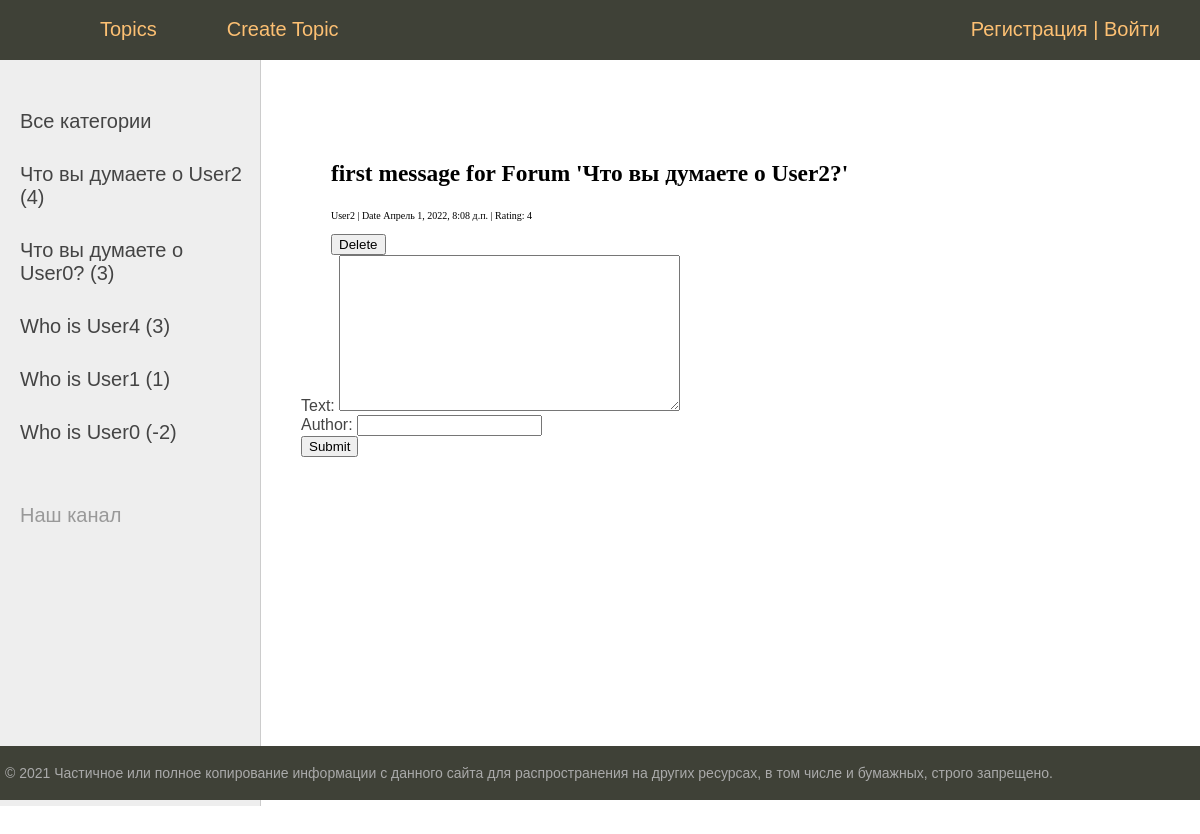
Page /topic/9/ on the committed database.
### forum/models.py (models this page shows, shortened)
class Forum(models.Model):
    title = models.CharField("Название", max_length=256)
    url = models.SlugField('URL', max_length=24, unique=True)
    category = models.ForeignKey(Category, on_delete=models.PROTECT)
    author = models.ForeignKey(User, on_delete=models.SET_DEFAULT, default="deleted", verbose_name='Создатель')
    create_date = models.DateTimeField("Дата создания", auto_now_add=True)
    is_published = models.BooleanField("Опубликовано", default=False)
    custom = ForumManager()
    objects = models.Manager()
    def get_absolute_url(self):
            return reverse('forum:topic', kwargs={'pk': self.pk})
    class Meta:
        ordering = ['title']
        verbose_name = "Форум"
        verbose_name_plural = "Форумы"

### forum/views.py (the view)
# urls.py: path('topic/<int:pk>/', Topic_View, name='topic'),
def Topic_View(request, pk):
    if request.method == 'POST':
        form = MessageForm(request.POST)
        if form.is_valid():
            forum = get_object_or_404(Forum, pk=pk)
            message_text = form.cleaned_data['text']
            author_name = form.cleaned_data['author']
            message_author = get_object_or_404(User, username=author_name)
            Message.objects.create(author=message_author, text=message_text, forum=forum)
            return HttpResponseRedirect(reverse('forum:topic', kwargs={'pk': pk}))
    else:
        form = MessageForm()
        msgs = Forum.custom.get_messages_with_rating(pk)
    return render(request, 'forum/topic.html', {'form': form, 'messages': msgs, 'pk':pk})

### forum/forms.py
class MessageForm(forms.Form):
    text = forms.CharField(widget=forms.Textarea)
    author = forms.CharField()

### account/templatetags/account_tags.py (called while the page is built)
@register.inclusion_tag('account/templatetags/account_panel.html')
def get_account_panel(user=None):
    return {'user': user}

### forum/models.py (called while the page is built)
    def get_messages_with_rating(self, pk):
        msgs = self.filter(pk=pk).values('message', 'message__text', "message__author__username",'message__create_date', 'message__is_head', 'id').annotate(rating=Sum("message__messagerating__mark"))
        return msgs

### forum/templatetags/forum_tags.py (called while the page is built)
@register.simple_tag(name='menu')
def get_menu():
    menu = [
        {'title': 'Topics', 'url_name': 'forum:index'},
        {'title': 'Create Topic', 'url_name': 'forum:new_topic'}
    ]
    return menu

@register.inclusion_tag('forum/templatetags/list_top_topics.html')
def get_top_five():
    top_five_query = Forum.objects.filter(message__is_head=True).annotate(rating=Sum('message__messagerating__mark')).order_by('-rating')[:5]
    return {'top_five_topics': top_five_query}

### forum/templates/forum/topic.html (shortened to what this page needs)
{% extends 'base.html' %}
{% block content %}
{% for msg in messages %}
    <div>
        {% if msg.message__is_head %}
            <h3>{{ msg.message__text }}</h3>
        {% else %}
        <p style="font-size:14px">{{ msg.message__text }}</p>
        {% endif %}
            <p style="font-size:10px">{{ msg.message__author__username }} | Date {{ msg.message__create_date }} | Rating: {{ msg.rating }}
        </p>
            <form action="{% url 'forum:delete_message' msg.id %}" method="post">
                <input type="submit" value="Delete">
            </form>
    </div>
{% endfor %}
</div>
<div>
    <form action="{% url 'forum:topic' pk %}" method="post">
        {% for field in form %}
            <div class="fieldWrapper">
                {{ field.label_tag }} {{ field }}
            </div>
        {% endfor %}
        <input type="submit" value="Submit">
    </form>
</div>
{% endblock %}

### forum/templates/forum/templatetags/list_top_topics.html
{% if cat_selected == 0 %}
		<li class="selected">Все категории</li>
{% else %}
		<li><a href="#">Все категории</a></li>
{% endif %}
{% for topic in top_five_topics %}
	{% if topic.pk == 0 %}
		<li class="selected">{{topic.title}} | rating: {{topic.rating}}</li>
	{% else %}
		<li><a href="{{ topic.get_absolute_url }}">{{topic.title}}  ({{topic.rating}})</a></li>
	{% endif %}
{% endfor %}

### forum/static/forum/css/styles.css (style rules this page uses)
html, body { font-family: 'Arial'; margin: 0; padding: 0; height: 100%; width: 100%; color: #444; }
a { color: #0059b2; text-decoration: none; }
.left-chapters ul li { margin: 30px 0 0 0; color: #999; }
.left-chapters ul li a { color: #444; text-decoration: none; }

### rows in the picture
Forum: title "Что вы думаете о User2", rating "4"
Forum: title "Что вы думаете о User0?", rating "3"
Forum: title "Who is User4", rating "3"
Forum: title "Who is User1", rating "1"
Forum: title "Who is User0", rating "-2"

### other values in the picture
{{ m.title }} "Topics" "Create Topic"
{{ msg.message__text }} "first message for Forum 'Что вы думаете о User2?'"
{{ msg.message__author__username }} "User2"
{{ msg.message__create_date }} "Апрель 1, 2022, 8:08 д.п."
{{ msg.rating }} "4"
{{ field.label_tag }} "Text:" "Author:"
